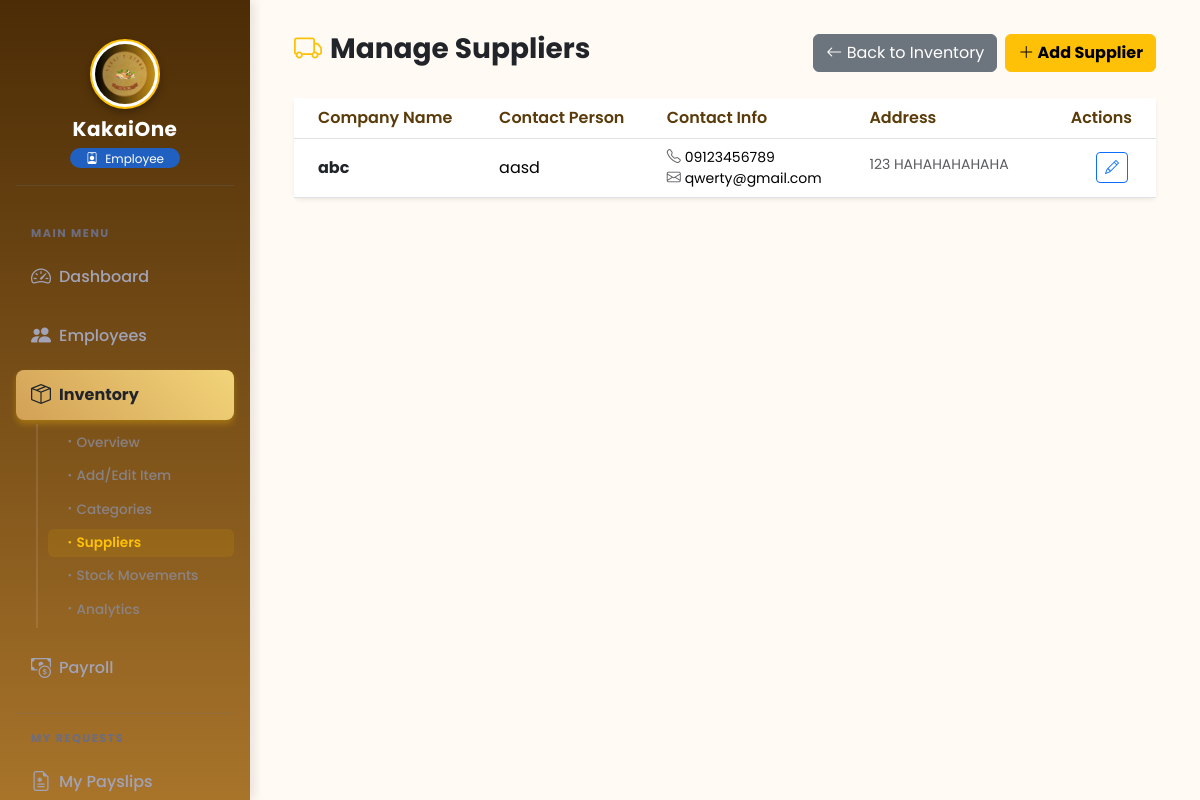
Page /frontend/inventory/manage_suppliers.php (signed in) on the committed database.
### tables this page shows
CREATE TABLE `suppliers` (
  `supplier_id` int(11) NOT NULL,
  `supplier_name` varchar(150) DEFAULT NULL,
  `contact_person` varchar(100) DEFAULT NULL,
  `phone` varchar(50) DEFAULT NULL,
  `email` varchar(150) DEFAULT NULL,
  `address` text DEFAULT NULL,
  `created_at` timestamp NOT NULL DEFAULT current_timestamp()
);

### frontend/includes/auth_check.php (called while the page is built, shortened)
<?php
function hasPermission($key)
{
    global $pdo;
    try {
        $stmt = $pdo->prepare("SELECT $key FROM employee_permissions WHERE employee_id = ?");
        $stmt->execute([$_SESSION['employee_id']]);
        $perm = $stmt->fetchColumn();
        return $perm == 1;
    } catch (Exception $e) {
        return isset($_SESSION['permissions'][$key]) && $_SESSION['permissions'][$key] == 1;
    }
}

### frontend/inventory/manage_suppliers.php (the view, shortened to what this page needs)
<?php
require_once __DIR__ . '/../../config/db.php';
require_once __DIR__ . '/../includes/auth_check.php';
$suppliers = [];
try {
    $stmt = $pdo->query("SELECT * FROM suppliers ORDER BY supplier_name ASC");
    $suppliers = $stmt->fetchAll(PDO::FETCH_ASSOC);
} catch (PDOException $e) {
}
?>
<!DOCTYPE html>
<html lang="en">
<head>
    <?php include '../includes/links.php'; ?>
</head>
<body class="bg-light">
    <?php include '../includes/sidebar.php'; ?>
    <main id="main-content" class="main-content-wrapper">
        <div class="container-fluid">
            <div class="d-flex justify-content-between align-items-center mb-4">
                <h3 class="fw-bold text-dark">
                    <i class="bi bi-truck me-2 text-warning"></i>Manage Suppliers
                </h3>
                <div class="d-flex gap-2">
                    <a href="inventory_overview.php" class="btn btn-secondary">
                        <i class="bi bi-arrow-left"></i> Back to Inventory
                    </a>
                    <?php if (hasPermission('inv_add')): ?>
                        <button class="btn btn-warning fw-bold" data-bs-toggle="modal" data-bs-target="#addSupplierModal">
                            <i class="bi bi-plus-lg"></i> Add Supplier
                        </button>
                    <?php endif; ?>
                </div>
            </div>
            <div class="card shadow-sm border-0">
                <div class="card-body p-0">
                    <div class="table-responsive">
                        <table class="table table-hover align-middle mb-0">
                            <thead class="bg-light">
                                <tr>
                                    <th class="ps-4">Company Name</th>
                                    <th>Contact Person</th>
                                    <th>Contact Info</th>
                                    <th>Address</th>
                                    <?php if (hasPermission('inv_edit') || hasPermission('inv_delete')): ?>
                                        <th class="text-end pe-4">Actions</th>
                                    <?php endif; ?>
                                </tr>
                            </thead>
                            <tbody>
                                <?php if (!empty($suppliers)): ?>
                                    <?php foreach ($suppliers as $sup): ?>
                                        <tr>
                                            <td class="ps-4 fw-bold text-dark"><?= htmlspecialchars($sup['supplier_name']) ?></td>
                                            <td><?= htmlspecialchars($sup['contact_person'] ?? 'N/A') ?></td>
                                            <td>
                                                <div class="d-flex flex-column">
                                                    <?php if (!empty($sup['phone'])): ?>
                                                        <small><i class="bi bi-telephone text-muted me-1"></i><?= htmlspecialchars($sup['phone']) ?></small>
                                                    <?php endif; ?>
                                                    <?php if (!empty($sup['email'])): ?>
                                                        <small><i class="bi bi-envelope text-muted me-1"></i><?= htmlspecialchars($sup['email']) ?></small>
                                                    <?php endif; ?>
                                                </div>
                                            </td>
                                            <td class="text-muted small">
                                                <span class="d-inline-block text-truncate" style="max-width: 200px;" title="<?= htmlspecialchars($sup['address']) ?>">
                                                    <?= htmlspecialchars($sup['address'] ?? 'N/A') ?>
                                                </span>
                                            </td>
                                            <?php if (hasPermission('inv_edit') || hasPermission('inv_delete')): ?>
                                                <td class="text-end pe-4">
                                                    <?php if (hasPermission('inv_edit')): ?>
                                                        <button type="button" class="btn btn-sm btn-outline-primary me-1"
                                                            data-bs-toggle="modal"
                                                            data-bs-target="#editModal<?= $sup['supplier_id'] ?>">
                                                            <i class="bi bi-pencil"></i>
                                                        </button>
                                                    <?php endif; ?>
                                                </td>
                                            <?php endif; ?>
                                        </tr>
                                    <?php endforeach; ?>
                                <?php endif; ?>
                            </tbody>
                        </table>
                    </div>
                </div>
            </div>
        </div>
    </main>
</body>
</html>

### frontend/assets/css/style.css (style rules this page uses)
body { font-family: 'Poppins', sans-serif; background-color: #fff9f2; margin: 0; padding: 0; }
#main-content { margin-left: 250px; background-color: #fffaf3; min-height: 100vh; padding: 2rem; width: calc(100% - 250px); transition: all 0.3s ease; }
#main-content h3 { color: #4b2c06; }
.table th { color: #5a3b09; font-weight: 600; }

### rows in the picture
suppliers: supplier_name "abc", contact_person "aasd", phone "09123456789", email "qwerty@gmail.com", address "123 HAHAHAHAHAHA"

### other values in the picture
$_SESSION['role'] "Employee"
